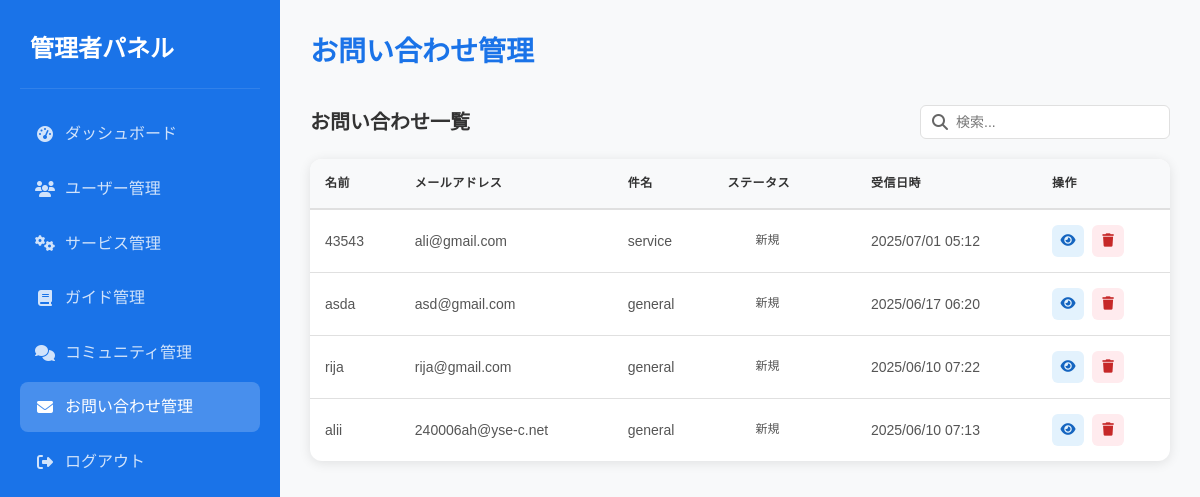
Screenshot of /admin/manage_contact.php (signed in) with the database file from the repository.
### tables this page shows
CREATE TABLE `contacts` (
  `id` int(11) NOT NULL,
  `name` varchar(100) NOT NULL,
  `email` varchar(100) NOT NULL,
  `phone` varchar(20) DEFAULT NULL,
  `subject` varchar(100) NOT NULL,
  `message` text NOT NULL,
  `status` enum('pending','read','replied') DEFAULT 'pending',
  `created_at` timestamp NOT NULL DEFAULT current_timestamp(),
  `updated_at` timestamp NOT NULL DEFAULT current_timestamp() ON UPDATE current_timestamp()
);

### admin/manage_contact.php (the view, shortened to what this page needs)
<?php
require_once '../models/db.php';
try {
    $stmt = $pdo->query("SELECT * FROM contacts ORDER BY created_at DESC");
    $contacts = $stmt->fetchAll();
} catch (PDOException $e) {
    error_log("Fetch contacts error: " . $e->getMessage());
    $error = 'お問い合わせデータの取得中にエラーが発生しました。';
    $contacts = [];
}
?>
<!DOCTYPE html>
<html lang="ja">
<head>
    <link rel="stylesheet" href="../css/style.css">
    <link rel="stylesheet" href="https://cdnjs.cloudflare.com/ajax/libs/font-awesome/6.5.1/css/all.min.css">
</head>
<body>
    <div class="admin-container">
        <div class="sidebar">
            <div class="sidebar-header">
                <h2>管理者パネル</h2>
            </div>
            <ul class="sidebar-menu">
                <li><a href="dashboard.php" class="<?php echo basename($_SERVER['PHP_SELF'])=='dashboard.php'?'active':''; ?>"><i class="fas fa-tachometer-alt"></i> ダッシュボード</a></li>
                <li><a href="manage_users.php" class="<?php echo basename($_SERVER['PHP_SELF'])=='manage_users.php'?'active':''; ?>"><i class="fas fa-users"></i> ユーザー管理</a></li>
                <li><a href="manage_services.php" class="<?php echo basename($_SERVER['PHP_SELF'])=='manage_services.php'?'active':''; ?>"><i class="fas fa-cogs"></i> サービス管理</a></li>
                <li><a href="manage_guide.php" class="<?php echo basename($_SERVER['PHP_SELF'])=='manage_guide.php'?'active':''; ?>"><i class="fas fa-book"></i> ガイド管理</a></li>
                <li><a href="manage_community.php" class="<?php echo basename($_SERVER['PHP_SELF'])=='manage_community.php'?'active':''; ?>"><i class="fas fa-comments"></i> コミュニティ管理</a></li>
                <li><a href="manage_contact.php" class="<?php echo basename($_SERVER['PHP_SELF'])=='manage_contact.php'?'active':''; ?>"><i class="fas fa-envelope"></i> お問い合わせ管理</a></li>
                <li><a href="logout.php"><i class="fas fa-sign-out-alt"></i> ログアウト</a></li>
            </ul>
        </div>
        <div class="main-content">
            <div class="content-header">
                <h1>お問い合わせ管理</h1>
            </div>
            <div class="table-header">
                <div class="table-title">お問い合わせ一覧</div>
                <div class="table-actions">
                    <div class="search-box">
                        <i class="fas fa-search"></i>
                        <input type="text" id="searchInput" placeholder="検索..." onkeyup="searchTable()">
                    </div>
                </div>
            </div>
            <div class="contacts-table">
                <table>
                    <thead>
                        <tr>
                            <th>名前</th>
                            <th>メールアドレス</th>
                            <th>件名</th>
                            <th>ステータス</th>
                            <th>受信日時</th>
                            <th>操作</th>
                        </tr>
                    </thead>
                    <tbody>
                        <?php foreach ($contacts as $contact): ?>
                            <tr>
                                <td class="name-column"><?php echo htmlspecialchars($contact['name']); ?></td>
                                <td class="email-column"><?php echo htmlspecialchars($contact['email']); ?></td>
                                <td class="subject-column"><?php echo htmlspecialchars($contact['subject']); ?></td>
                                <td>
                                    <span class="status-badge status-<?php echo $contact['status']; ?>">
                                        <?php
                                        switch($contact['status']) {
                                            default:
                                                echo '新規';
                                        }
                                        ?>
                                    </span>
                                </td>
                                <td class="date-column"><?php echo date('Y/m/d H:i', strtotime($contact['created_at'])); ?></td>
                                <td>
                                    <div class="action-buttons">
                                        <button class="view-btn" onclick="openViewModal(<?php echo htmlspecialchars(json_encode($contact)); ?>)" title="詳細を見る">
                                            <i class="fas fa-eye"></i>
                                        </button>
                                        <button class="delete-btn" onclick="confirmDelete(<?php echo $contact['id']; ?>)" title="削除">
                                            <i class="fas fa-trash"></i>
                                        </button>
                                    </div>
                                </td>
                            </tr>
                        <?php endforeach; ?>
                    </tbody>
                </table>
            </div>
        </div>
    </div>
</body>
</html>

### css/style.css (style rules this page uses)
:root { --primary-color: #4A90E2; --secondary-color: #2C3E50; --accent-color: #E74C3C; --text-color: #333; --light-gray: #f5f5f5; --white: #ffffff; }
* { margin: 0; padding: 0; box-sizing: border-box; }
body { font-family: 'Noto Sans JP', sans-serif; line-height: 1.6; color: var(--text-color); }

### admin/manage_contact.php (style rules this page uses)
.admin-container { display: flex; min-height: 100vh; background: #f8f9fa; }
.sidebar { width: 280px; background: #1a73e8; color: white; padding: 30px 20px; position: fixed; height: 100vh; overflow-y: auto; }
.sidebar-header { padding: 0 10px 20px; border-bottom: 1px solid rgba(255,255,255,0.1); margin-bottom: 20px; }
.sidebar-header h2 { font-size: 24px; font-weight: 700; margin: 0; color: white; }
.sidebar-menu { list-style: none; padding: 0; margin: 0; }
.sidebar-menu li { margin-bottom: 5px; }
.sidebar-menu a { color: rgba(255,255,255,0.8); text-decoration: none; display: flex; align-items: center; padding: 12px 15px; border-radius: 8px; transition: all 0.3s ease; }
.sidebar-menu a.active { background: rgba(255,255,255,0.2); color: white; }
.sidebar-menu a i { margin-right: 10px; width: 20px; text-align: center; }
.main-content { flex: 1; margin-left: 280px; padding: 30px; }
.content-header { display: flex; justify-content: space-between; align-items: center; margin-bottom: 30px; }
.content-header h1 { font-size: 28px; font-weight: 700; color: #1a73e8; margin: 0; }
.contacts-table { width: 100%; background: white; border-radius: 12px; box-shadow: 0 2px 12px rgba(0, 0, 0, 0.1); overflow: hidden; margin-top: 20px; }
.contacts-table table { width: 100%; border-collapse: collapse; }
.contacts-table th { background: #f8f9fa; color: #333; font-weight: 600; text-transform: uppercase; font-size: 12px; letter-spacing: 0.5px; padding: 15px; text-align: left; border-bottom: 2px solid #e0e0e0; }
.contacts-table td { padding: 15px; border-bottom: 1px solid #e0e0e0; color: #555; font-size: 14px; vertical-align: middle; }
.contacts-table tr:last-child td { border-bottom: none; }
.status-badge { padding: 6px 12px; border-radius: 20px; font-size: 12px; font-weight: 500; display: inline-block; text-align: center; min-width: 80px; }
.action-buttons { display: flex; gap: 8px; justify-content: flex-start; }
.view-btn, .delete-btn { padding: 8px; border: none; border-radius: 6px; cursor: pointer; transition: all 0.3s ease; display: flex; align-items: center; justify-content: center; width: 32px; height: 32px; }
.view-btn { background: #e3f2fd; color: #1565c0; }
.delete-btn { background: #ffebee; color: #c62828; }
.table-header { display: flex; justify-content: space-between; align-items: center; margin-bottom: 20px; }
.table-title { font-size: 20px; font-weight: 600; color: #333; }
.table-actions { display: flex; gap: 10px; }
.search-box { position: relative; }
.search-box input { padding: 8px 12px 8px 35px; border: 1px solid #e0e0e0; border-radius: 6px; font-size: 14px; width: 250px; transition: all 0.3s ease; }
.search-box i { position: absolute; left: 12px; top: 50%; transform: translateY(-50%); color: #666; }
.date-column { white-space: nowrap; color: #666; font-size: 13px; }
.name-column { font-weight: 500; color: #333; }
.email-column { color: #666; }
.subject-column { max-width: 300px; overflow: hidden; text-overflow: ellipsis; white-space: nowrap; }

### rows the page displays
contacts: name "43543", email "ali@gmail.com", subject "service", status "新規", created_at "2025/07/01 05:12"
contacts: name "asda", email "asd@gmail.com", subject "general", status "新規", created_at "2025/06/17 06:20"
contacts: name "rija", email "rija@gmail.com", subject "general", status "新規", created_at "2025/06/10 07:22"
contacts: name "alii", email "240006ah@yse-c.net", subject "general", status "新規", created_at "2025/06/10 07:13"
